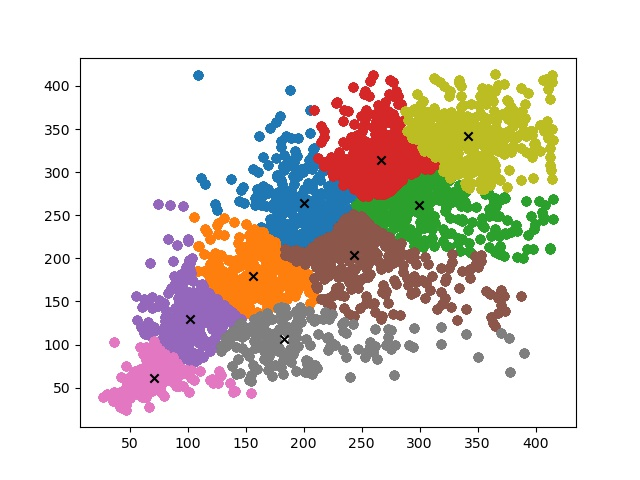

Python code for this plot:
#
# 會生成yolo_anchors.txt
#-------------------------------------------------------------------------------------------------------#
#   kmeans雖然會對數據集中的框進行聚類，但是很多數據集由於框的大小相近，聚類出來的9個框相差不大，
#   這樣的框反而不利於模型的訓練。因為不同的特徵層適合不同大小的先驗框，shape越小的特徵層適合越大的先驗框
#   原始網絡的先驗框已經按大中小比例分配好了，不進行聚類也會有非常好的效果。
#-------------------------------------------------------------------------------------------------------#
import glob
import xml.etree.ElementTree as ET

import matplotlib.pyplot as plt
import numpy as np
from tqdm import tqdm


def cas_iou(box, cluster):
    x = np.minimum(cluster[:, 0], box[0])
    y = np.minimum(cluster[:, 1], box[1])

    intersection = x * y
    area1 = box[0] * box[1]

    area2 = cluster[:,0] * cluster[:,1]
    iou = intersection / (area1 + area2 - intersection)

    return iou

def avg_iou(box, cluster):
    return np.mean([np.max(cas_iou(box[i], cluster)) for i in range(box.shape[0])])

def kmeans(box, k):
    #-------------------------------------------------------------#
    #   取出一共有多少框
    #-------------------------------------------------------------#
    row = box.shape[0]
    
    #-------------------------------------------------------------#
    #   每個框各個點的位置
    #-------------------------------------------------------------#
    distance = np.empty((row, k))
    
    #-------------------------------------------------------------#
    #   最後的聚類位置
    #-------------------------------------------------------------#
    last_clu = np.zeros((row, ))

    np.random.seed()

    #-------------------------------------------------------------#
    #   隨機選5個當聚類中心
    #-------------------------------------------------------------#
    cluster = box[np.random.choice(row, k, replace = False)]

    iter = 0
    while True:
        #-------------------------------------------------------------#
        #   計算當前框和先驗框的寬高比例
        #-------------------------------------------------------------#
        for i in range(row):
            distance[i] = 1 - cas_iou(box[i], cluster)
        
        #-------------------------------------------------------------#
        #   取出最小點
        #-------------------------------------------------------------#
        near = np.argmin(distance, axis=1)

        if (last_clu == near).all():
            break
        
        #-------------------------------------------------------------#
        #   求每一個類的中位點
        #-------------------------------------------------------------#
        for j in range(k):
            cluster[j] = np.median(
                box[near == j],axis=0)

        last_clu = near
        if iter % 5 == 0:
            print('iter: {:d}. avg_iou:{:.2f}'.format(iter, avg_iou(box, cluster)))
        iter += 1

    return cluster, near

def load_data(path):
    data = []
    #-------------------------------------------------------------#
    #   對於每一個xml都尋找box
    #-------------------------------------------------------------#
    for xml_file in tqdm(glob.glob('{}/*xml'.format(path))):
        tree    = ET.parse(xml_file)
        height  = int(tree.findtext('./size/height'))
        width   = int(tree.findtext('./size/width'))
        if height<=0 or width<=0:
            continue
        
        #-------------------------------------------------------------#
        #   對於每一個目標都獲得它的寬高
        #-------------------------------------------------------------#
        for obj in tree.iter('object'):
            xmin = int(float(obj.findtext('bndbox/xmin'))) / width
            ymin = int(float(obj.findtext('bndbox/ymin'))) / height
            xmax = int(float(obj.findtext('bndbox/xmax'))) / width
            ymax = int(float(obj.findtext('bndbox/ymax'))) / height

            xmin = np.float64(xmin)
            ymin = np.float64(ymin)
            xmax = np.float64(xmax)
            ymax = np.float64(ymax)
            # 得到寬高
            data.append([xmax - xmin, ymax - ymin])
    return np.array(data)

if __name__ == '__main__':
    np.random.seed(0)
    #-------------------------------------------------------------#
    #   運行該程序會計算'./VOCdevkit/VOC2007/Annotations'的xml
    #   會生成yolo_anchors.txt
    #-------------------------------------------------------------#
    input_shape = [416, 416]
    anchors_num = 9
    #-------------------------------------------------------------#
    #   載入數據集，可以使用VOC的xml
    #-------------------------------------------------------------#
    path        = 'VOCdevkit/VOC2007/Annotations'
    
    #-------------------------------------------------------------#
    #   載入所有的xml
    #   存儲格式為轉化為比例後的width,height
    #-------------------------------------------------------------#
    print('Load xmls.')
    data = load_data(path)
    print('Load xmls done.')
    
    #-------------------------------------------------------------#
    #   使用k聚類算法
    #-------------------------------------------------------------#
    print('K-means boxes.')
    cluster, near   = kmeans(data, anchors_num)
    print('K-means boxes done.')
    data            = data * np.array([input_shape[1], input_shape[0]])
    cluster         = cluster * np.array([input_shape[1], input_shape[0]])

    #-------------------------------------------------------------#
    #   繪圖
    #-------------------------------------------------------------#
    for j in range(anchors_num):
        plt.scatter(data[near == j][:,0], data[near == j][:,1])
        plt.scatter(cluster[j][0], cluster[j][1], marker='x', c='black')
    plt.savefig("kmeans_for_anchors.jpg")
    plt.show()
    print('Save kmeans_for_anchors.jpg in root dir.')

    cluster = cluster[np.argsort(cluster[:, 0] * cluster[:, 1])]
    print('avg_ratio:{:.2f}'.format(avg_iou(data, cluster)))
    print(cluster)

    f = open("yolo_anchors.txt", 'w')
    row = np.shape(cluster)[0]
    for i in range(row):
        if i == 0:
            x_y = "%d,%d" % (cluster[i][0], cluster[i][1])
        else:
            x_y = ", %d,%d" % (cluster[i][0], cluster[i][1])
        f.write(x_y)
    f.close()
